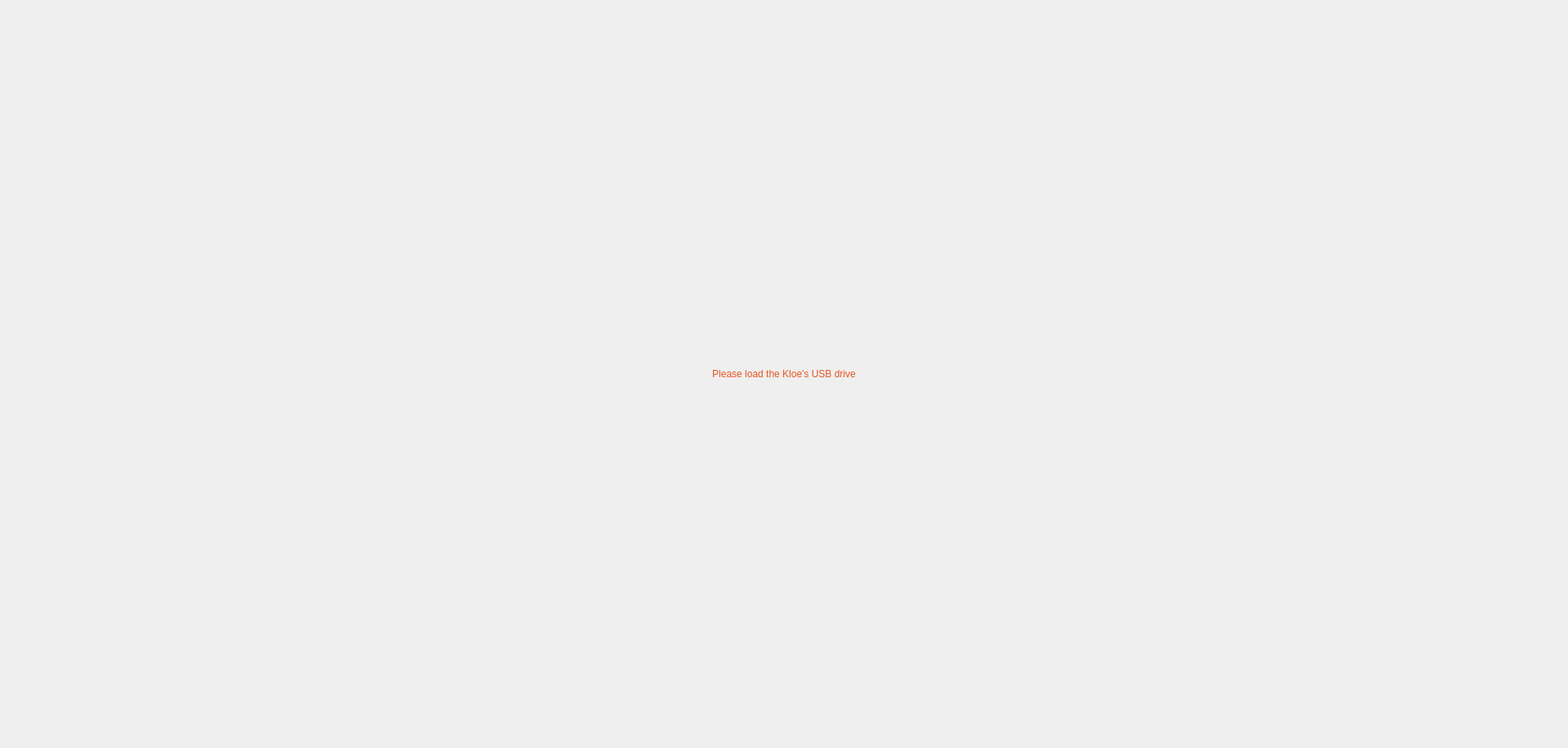
<?xml version="1.0" encoding="UTF-8"?>
<ui version="4.0">
 <class>UpdateSoftwareView</class>
 <widget class="QWidget" name="UpdateSoftwareView">
  <property name="geometry">
   <rect>
    <x>0</x>
    <y>0</y>
    <width>1920</width>
    <height>916</height>
   </rect>
  </property>
  <property name="minimumSize">
   <size>
    <width>1920</width>
    <height>818</height>
   </size>
  </property>
  <property name="styleSheet">
   <string notr="true"/>
  </property>
  <layout class="QVBoxLayout" name="verticalLayout">
   <property name="spacing">
    <number>0</number>
   </property>
   <property name="sizeConstraint">
    <enum>QLayout::SizeConstraint::SetDefaultConstraint</enum>
   </property>
   <property name="leftMargin">
    <number>0</number>
   </property>
   <property name="topMargin">
    <number>0</number>
   </property>
   <property name="rightMargin">
    <number>0</number>
   </property>
   <property name="bottomMargin">
    <number>0</number>
   </property>
   <item>
    <layout class="QGridLayout" name="gridLayout">
     <property name="spacing">
      <number>0</number>
     </property>
     <item row="0" column="0" colspan="2">
      <widget class="QLabel" name="date">
       <property name="styleSheet">
        <string notr="true">font: normal normal bold 40px/45px Arial;
letter-spacing: 0px;
color: #E85420;</string>
       </property>
       <property name="text">
        <string>Please load the Kloe's USB drive</string>
       </property>
       <property name="alignment">
        <set>Qt::AlignmentFlag::AlignCenter</set>
       </property>
      </widget>
     </item>
    </layout>
   </item>
  </layout>
 </widget>
 <resources>
  <include location="../../resources.qrc"/>
 </resources>
 <connections/>
</ui>
